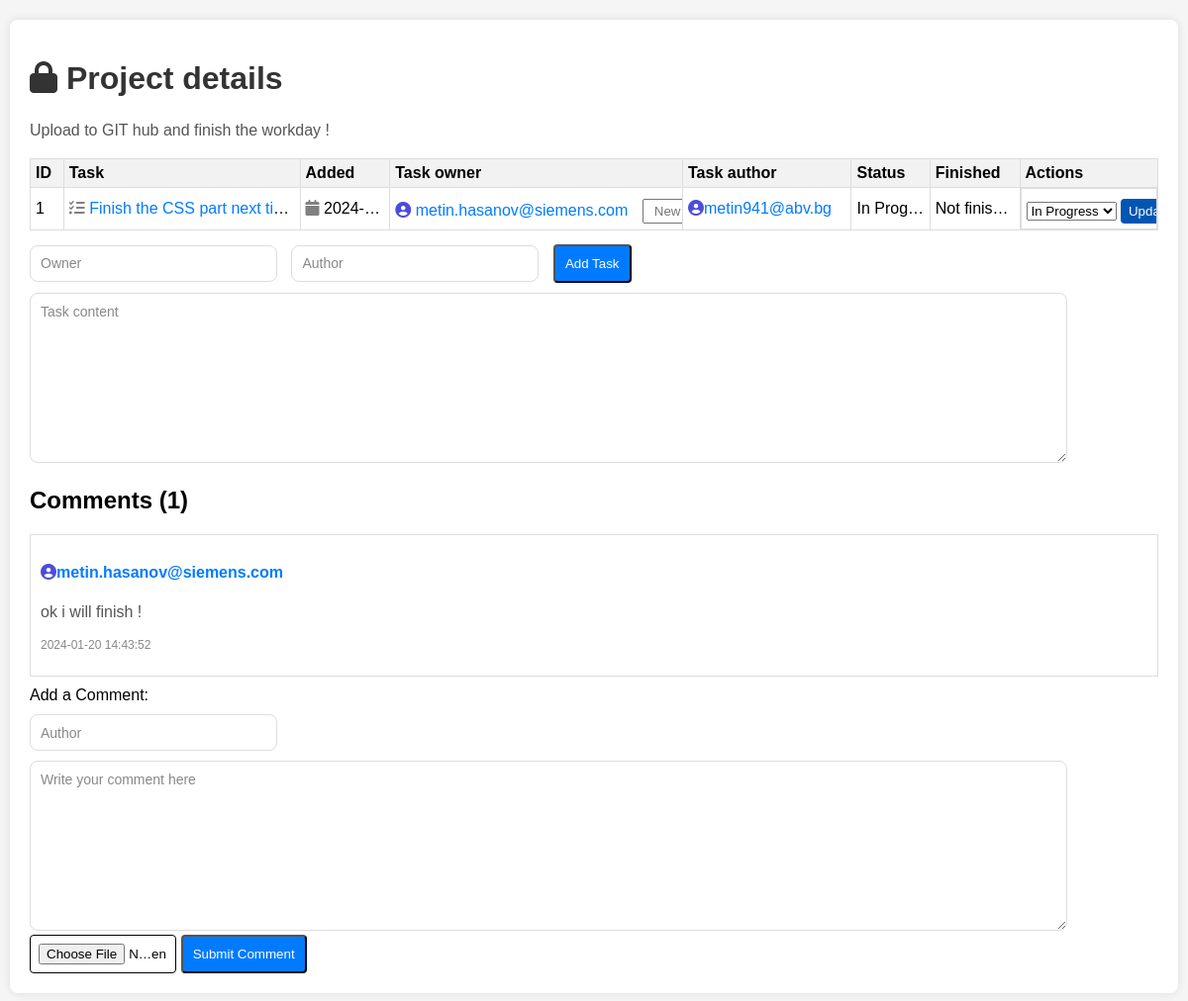
Before: /project_details/1 with the older database file.
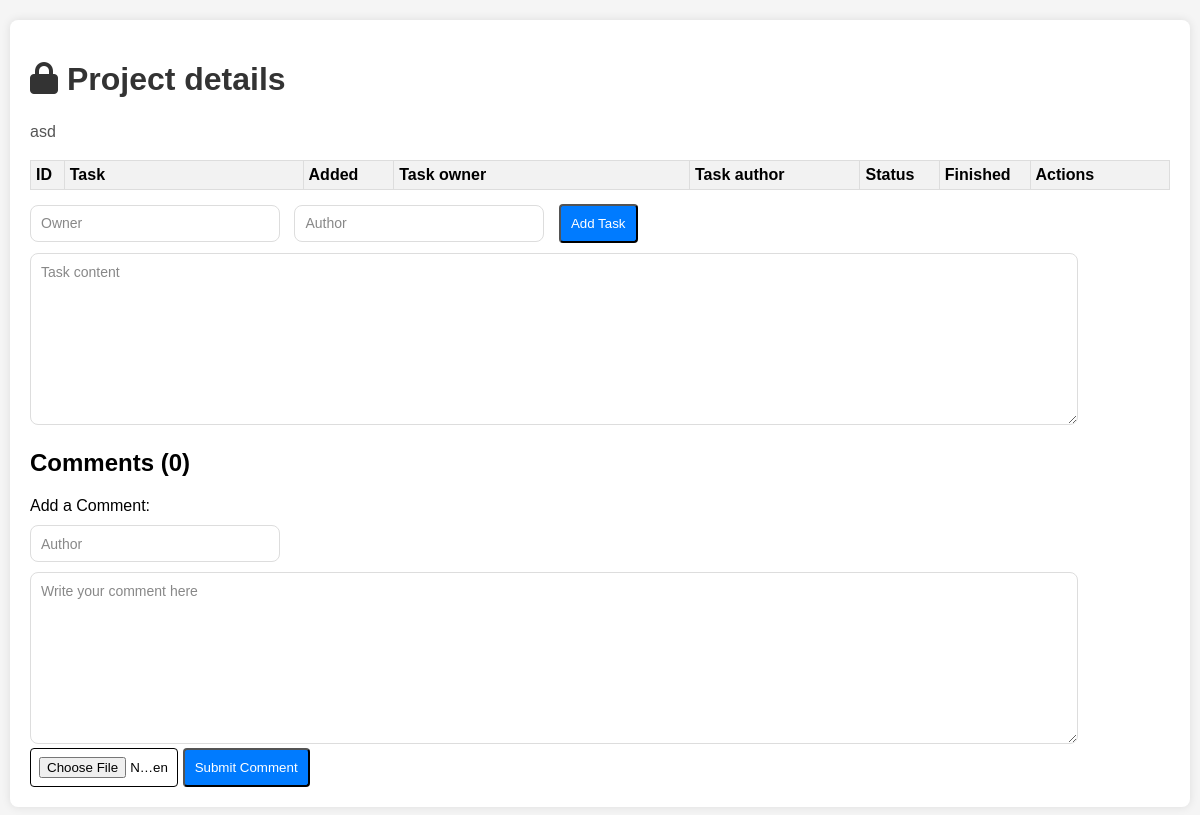
After: the same page with the newer database file.
### app.py (models this page shows, shortened)
class Projects(db.Model):
    id = db.Column(db.Integer, primary_key=True)
    content = db.Column(db.String(200), nullable=False)
    owner = db.Column(db.String(50), nullable=False)
    author = db.Column(db.String(50), nullable=False)
    status = db.Column(db.String(60), nullable=False, default="New")
    date_created = db.Column(db.DateTime, default=datetime.utcnow)
    finished = db.Column(db.DateTime, nullable=True)
    comment_count = db.Column(db.Integer, default=0)
    comments = db.relationship('Comment_project', backref='project', lazy=True, cascade='all, delete-orphan', primaryjoin="Projects.id == Comment_project.task_id")

class Tasks(db.Model):
    id = db.Column(db.Integer, primary_key=True)
    content = db.Column(db.String(200), nullable=False)
    owner = db.Column(db.String(50), nullable=False)
    author = db.Column(db.String(50), nullable=False)
    status = db.Column(db.String(60), nullable=False, default="New")
    date_created = db.Column(db.DateTime, default=datetime.utcnow)
    finished = db.Column(db.DateTime, nullable=True)
    comment_count = db.Column(db.Integer, default=0)
    project_id = db.Column(db.Integer, db.ForeignKey('projects.id'), nullable=False)  # Update this line
    comments = db.relationship('Comment_task', backref='task', lazy=True, cascade='all, delete-orphan', primaryjoin="Tasks.id == Comment_task.task_id")

class Comment_project(db.Model):
    id = db.Column(db.Integer, primary_key=True)
    content = db.Column(db.String(200), nullable=False)
    author = db.Column(db.String(50), nullable=False)
    date_created = db.Column(db.DateTime, default=datetime.utcnow)
    task_id = db.Column(db.Integer, db.ForeignKey('projects.id'), nullable=False)  # Update this line
    attachment_path = db.Column(db.String(255))

### app.py (the view)
@app.route('/project_details/<int:project_id>')
def project_details(project_id):
    project = Projects.query.get_or_404(project_id)
    tasks = Tasks.query.filter_by(project_id=project_id).all()
    return render_template('project_details.html', project=project, tasks=tasks)

### templates/project_details.html (shortened to what this page needs)
{% extends 'base.html' %}
{% block body %}
<div class="project_details">
    <h1><i class="fa fa-lock" aria-hidden="true"></i> Project details</h1>
    <p>{{ project.content }}</p>
    <table>
        <tr>
            <th>ID</th>
            <th>Task</th>
            <th><label>Added</label></th>
            <th><label>Task owner</label></th>
            <th><label>Task author</label></th>
            <th><label>Status</label></th>
            <th><label>Finished</label></th>
            <th><label>Actions</label></th>
        </tr>
        {% for task in tasks %}
            <tr>
                <td>{{ task.id }}</td>
                <td> <i class="fa fa-tasks" style="color: gray;"></i> <a href="{{ url_for('view_task', task_id=task.id) }}" target="_blank">{{ task.content }}</a></td>
                <td><i class="fa fa-calendar" style="color: gray;"></i> {{ task.date_created.date() }}</td>
                <td>
                    <form action="{{ url_for('update_owner', task_id=task.id) }}" method="POST">
                        {% if task.owner is not none and '@' in task.owner and '.' in task.owner %}
                        <i class="fa fa-user-circle" style="color: rgb(77, 77, 216);"></i> <a href="mailto:{{ task.owner }}">{{ task.owner }}</a>
                        {% else %}
                        <i class="fa fa-user-circle" style="color: gray;"></i> {{ task.owner }}
                        {% endif %}
                      <input type="text" name="new_owner" placeholder="New Owner" value="{{ task.new_owner }}" class="owner_input">
                    </form>
                  </td>
                <td>
                    {% if task.author is not none and '@' in task.author and '.' in task.author %}
                    <i class="fa fa-user-circle" style="color: rgb(77, 77, 216);"></i><a href="mailto:{{ task.owner }}">{{ task.author }}</a>
                    {% else %}
                    <i class="fa fa-user-circle" style="color: gray;"></i> {{ task.author }}
                    {% endif %}
                </td>
                <td>{{ task.status }}
                </td>
                <td>{% if task.finished is not none %}
                    <i class="fa fa-calendar" style="color: gray;"></i> {{ task.finished.strftime('%Y-%m-%d') }}
                    {% else %}
                        Not finished yet
                    {% endif %}</td>
                <td class="actions">
                    <form action="{{ url_for('update_task', task_id=task.id) }}" method="POST">
                        <select name="status">
                            <option value="In Progress" {% if task.status == 'In Progress' %} selected {% endif %}>In Progress</option>
                        </select>
                        <button type="submit" class="update-button">Update status</button>
                    </form>
                </td>
            </tr>
        {% endfor %}
    </table>
    <form action="{{ url_for('add_project_task', project_id=project.id) }}" method="POST">
        <input type="text" name="owner" id="owner" placeholder="Owner" class="small input">
        <input type="text" name="author" id="author" placeholder="Author" class="small input">
        <input type="submit" value="Add Task">
        <textarea name="content" id="content" class="large text-editor" placeholder="Task content"></textarea>
    </form>
    <div class="existing-comments">
        <h2>Comments ({{ project.comment_count }})</h2>
        {% for comment in project.comments %}
            <div class="comment">
                <p class="comment-author">
                    {% if comment.author is not none and '@' in comment.author and '.' in comment.author %}
                        <i class="fa fa-user-circle" style="color: rgb(77, 77, 216);"></i><a href="mailto:{{ comment.author }}">{{ comment.author }}</a>
                    {% else %}
                        <i class="fa fa-user-circle" style="color: gray;"></i> {{ comment.author }}
                    {% endif %}
                </p>
                <p class="comment-content">{{ comment.content }}</p>
                <p class="comment-date">{{ comment.date_created.strftime('%Y-%m-%d %H:%M:%S') }}</p>
            </div>
        {% endfor %}
    </div>
<form action="{{ url_for('add_project_comment', project_id=project.id) }}" method="POST" enctype="multipart/form-data" class="upload-form">
    <div>
        <label for="comment_content">Add a Comment:</label>
    </div>
    <input type="text" name="comment-author" id="comment-author" placeholder="Author" class="small input">
    <textarea name="comment_content" id="comment_content" class="large text-editor" placeholder="Write your comment here"></textarea>
    <input type="file" name="attachment" id="attachment" class="custom-file-input">
    <input type="submit" value="Submit Comment">
</form>
</div>
{% endblock %}

### templates/base.html (shortened to what this page needs)
<!DOCTYPE html>
<html lang="en">
<head>
    <link rel="stylesheet" href="{{ url_for('static', filename='main.css') }}">
    <link rel="stylesheet" href="https://cdnjs.cloudflare.com/ajax/libs/font-awesome/6.5.1/css/all.min.css">
</head>
<body>
    {% block body %}{% endblock %}
</body>
</html>

### static/main.css (style rules this page uses)
body { font-family: Arial, sans-serif; background-color: #f5f5f5; margin: 0; padding: 0; }
.project_details { max-width: 95%; margin: 20px auto; padding: 20px; background-color: #fff; border-radius: 8px; box-shadow: 0 0 10px rgba(0, 0, 0, 0.1); }
h1 { color: #333; }
table { width: 100%; border-collapse: collapse; margin-top: 10px; table-layout: fixed; }
table { border: 1px solid #ddd; }
th, td { padding: 5px; text-align: left; white-space: nowrap; overflow: hidden; text-overflow: ellipsis; border: 1px solid #ddd; }
th:first-child, td:first-child { width: 2%; }
th:nth-child(2), td:nth-child(2) { width: 20%; }
th:nth-child(3), td:nth-child(3) { width: 7%; }
th:nth-child(4), td:nth-child(4) { width: 25%; }
th:nth-child(5), td:nth-child(5) { width: 14%; }
th:nth-child(6), td:nth-child(6) { width: 6%; }
th:nth-child(7), td:nth-child(7) { width: 7%; }
th { background-color: #f2f2f2; }
form { margin-top: 5px; }
input[type="text"] { padding: 10px; margin-right: 10px; }
input[type="text"].small { width: 20%; }
textarea.large { width: 90%; height: 150px; padding: 10px; margin-top: 10px; }
input[type="submit"] { padding: 10px; background-color: #007bff; color: #fff; border-radius: 4px; cursor: pointer; }
p { color: #555; line-height: 1.5; }
.existing-comments { margin-top: 20px; }
.upload-form .custom-file-input { position: relative; height: 4%; width: 13%; cursor: pointer; border: 1px solid #000000; border-radius: 4px; padding: 8px; box-sizing: border-box; }
.text-editor { font-family: 'Arial', sans-serif; font-size: 14px; color: #333; background-color: #fff; border: 1px solid #ddd; border-radius: 8px; padding: 10px; margin-top: 10px; resize: vertical; height: 300px; transition: border-color 0.3s, box-shadow 0.3s; }
.text-editor::placeholder { color: #888; }
.input { font-family: 'Arial', sans-serif; font-size: 14px; color: #333; background-color: #fff; border: 1px solid #ddd; border-radius: 8px; padding: 10px; margin-top: 10px; resize: vertical; height: 15px; transition: border-color 0.3s, box-shadow 0.3s; }
.input::placeholder { color: #888; }

Changed rows visible on the page:
removed Tasks: id "1", content "Finish the CSS part next ti…", date_created "2024-…", owner "metin.hasanov@siemens.com", author "metin941@abv.bg", status "In Prog…", shows "Not finis…", status "In Progress"
removed Comment_project: author "metin.hasanov@siemens.com", content "ok i will finish !", date_created "2024-01-20 14:43:52"
changed Projects: content "Upload to GIT hub and finish the workday !" → "asd"; comment_count "1" → "0"
